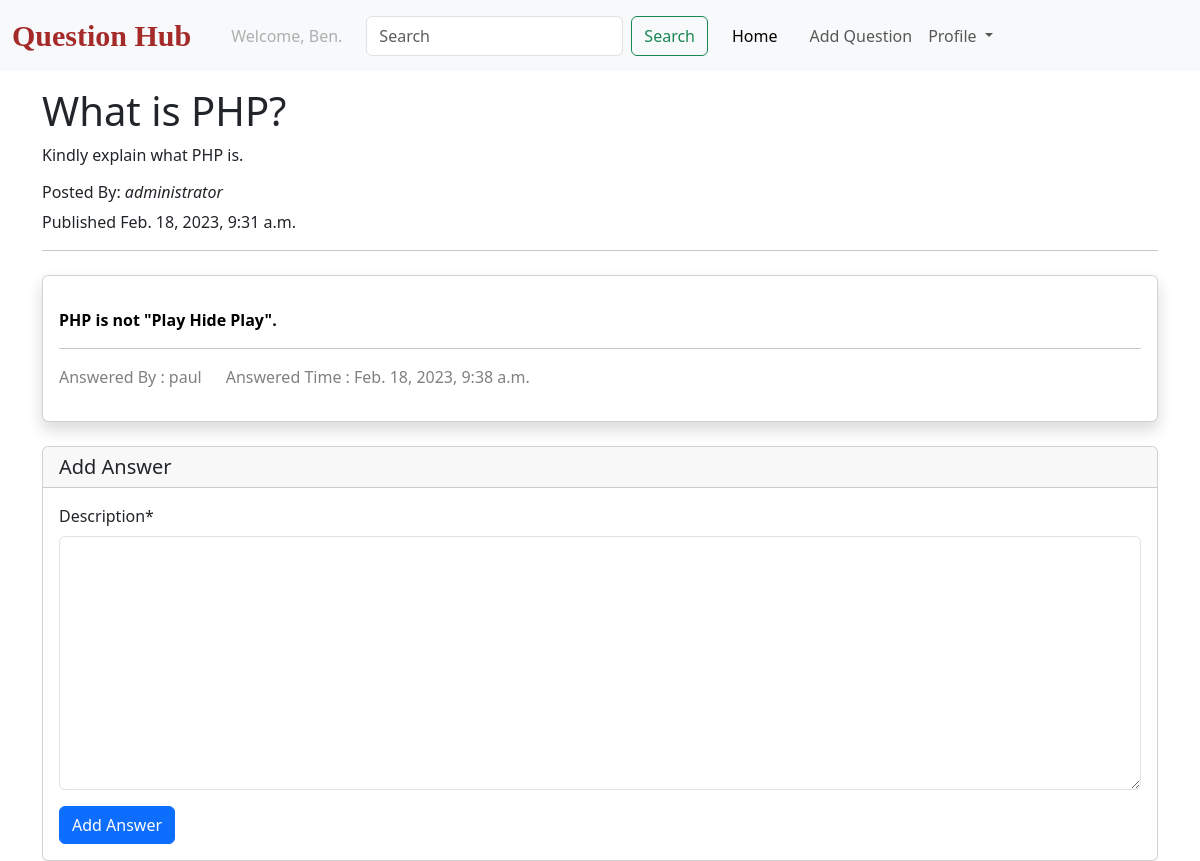
The page /question/what-is-php/ (signed in) on the database its author committed.
### users/models.py (models this page shows)
class CustomUser(AbstractUser):
    pass

### questions/models.py (models this page shows, shortened)
class Question(models.Model):
    title= models.CharField(max_length=250)
    body = models.TextField()
    slug = models.SlugField(max_length=250, unique=True)
    author = models.ForeignKey(settings.AUTH_USER_MODEL, on_delete=models.CASCADE,related_name='questions')
    created_at = models.DateTimeField(auto_now_add=True)

class Answer(models.Model):
    description = models.TextField()
    question = models.ForeignKey(Question, on_delete=models.CASCADE, related_name='answers')
    author = models.ForeignKey(settings.AUTH_USER_MODEL, on_delete=models.CASCADE)
    created_at = models.DateTimeField(auto_now_add=True)

### questions/views.py (the view)
# urls.py: path('question/<slug:slug>/', question_details, name='question_details'),
@login_required
def question_details(request, slug):
    question = get_object_or_404(Question, slug=slug)
    answer_list = Answer.objects.filter(question=question)
    if request.method == "POST":
        form = AnswerForm(request.POST)
        if form.is_valid():
            answer = form.save(commit=False)
            answer.question = question
            answer.author = request.user
            answer = form.save()
            return redirect('question_details', slug=question.slug)
    else:
        form = AnswerForm()
    return render(request, 'questionDetails.html', {'question': question, 'answer_list': answer_list, 'form':form})

### questions/forms.py
class AnswerForm(forms.ModelForm):
    class Meta:
        model = Answer
        fields = ('description',)

### templates/questionDetails.html (shortened to what this page needs)
{% extends 'base.html' %}
{% load crispy_forms_tags %}
{% block body %}
<div class="container mt-3">
    <h1>{{question.title}}</h1>
    <p>{{question.body}}</p>
    <h6>
        Posted By: <i>{{question.author}} </i>
    </h6>
    <p>Published {{question.created_at}}</p>
    <hr>
</div>
<div class="container">
    {% for answers in answer_list %}
        <div class="card mt-4 py-3 shadow">
            <div class="card-body">
                <p class="card-text answer">{{answers.description}}</p>
                <hr>
                <div class="row author">
                    <div class="col col-md-auto">
                        Answered By : {{answers.author.username}}
                    </div>
                    <div class="col col-md-auto">
                        Answered Time : {{answers.created_at}}
                    </div>
                </div>
            </div>
        </div>
    {% endfor %}
</div>
<div class="container">
    <div class="card mt-4">
        <form method="post" novalidate>
            <h5 class="card-header">Add Answer</h5>
            <div class="card-body">
                {{form | crispy}}
                <input type="submit" value="Add Answer" class="btn btn-primary">
            </div>
        </form>
    </div>
</div>
{% endblock body %}

### templates/navbar.html (shortened to what this page needs)
<nav class="navbar navbar-expand-lg bg-body-tertiary">
    <div class="container-fluid">
      <a class="navbar-brand text-style" href="{% url 'question_list' %}">Question Hub</a>
      <div class="collapse navbar-collapse" id="navbarSupportedContent">
        <ul class="navbar-nav me-auto mb-2 mb-lg-0">
          {% if request.user.is_authenticated %}
          <li class="nav-item mx-3">
            <a class="nav-link disabled">Welcome, {{request.user.username | title}}.</a>
          </li>
          <form class="d-flex" role="search">
            <input class="form-control me-2" type="search" placeholder="Search" aria-label="Search" name="q">
            <button class="btn btn-outline-success" type="submit">Search</button>
          </form>
          <li class="nav-item mx-3">
            <a class="nav-link active" aria-current="page" href="{% url 'question_list' %}">Home</a>
          </li>
          <li class="nav-item">
            <a class="nav-link" href="{% url 'create_question' %}">Add Question</a>
          </li>
          <li class="nav-item dropdown">
            <a class="nav-link dropdown-toggle" href="#" role="button" data-bs-toggle="dropdown" aria-expanded="false">
              Profile
            </a>
          </li>
          {% endif %}
        </ul>
      </div>
    </div>
  </nav>

### templates/questionDetails.html (style rules this page uses)
.author { color: gray; }
.answer { color: #000; font-weight: bold; }

### templates/navbar.html (style rules this page uses)
.text-style { font-size: 30px !important; font-family: fantasy !important; color: brown !important; font-weight: bold !important; }

### rows shown on the page
CustomUser: user.username "Ben"
Question: title "What is PHP?", body "Kindly explain what PHP is.", author "administrator", created_at "Feb. 18, 2023, 9:31 a.m."
Answer: description "PHP is not \"Play Hide Play\".", author.username "paul", created_at "Feb. 18, 2023, 9:38 a.m."
